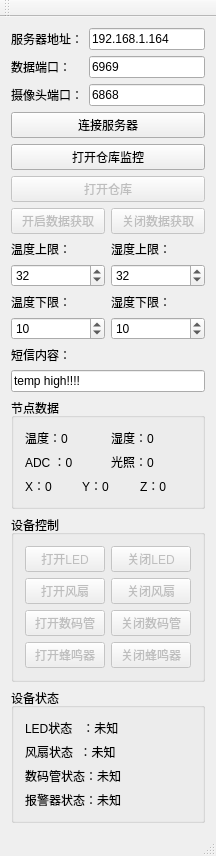
<?xml version="1.0" encoding="UTF-8"?>
<ui version="4.0">
 <class>MainWindow</class>
 <widget class="QMainWindow" name="MainWindow">
  <property name="geometry">
   <rect>
    <x>0</x>
    <y>0</y>
    <width>196</width>
    <height>747</height>
   </rect>
  </property>
  <property name="windowTitle">
   <string>智能仓储管理系统</string>
  </property>
  <widget class="QWidget" name="centralWidget">
   <layout class="QVBoxLayout" name="verticalLayout_5">
    <item>
     <layout class="QVBoxLayout" name="verticalLayout_4">
      <item>
       <layout class="QGridLayout" name="gridLayout">
        <item row="0" column="0">
         <widget class="QLabel" name="ip_label">
          <property name="text">
           <string>服务器地址：</string>
          </property>
         </widget>
        </item>
        <item row="0" column="1">
         <widget class="QLineEdit" name="ip_lineedit">
          <property name="text">
           <string>192.168.1.164</string>
          </property>
         </widget>
        </item>
        <item row="1" column="0">
         <widget class="QLabel" name="dataport_label">
          <property name="enabled">
           <bool>true</bool>
          </property>
          <property name="text">
           <string>数据端口：</string>
          </property>
         </widget>
        </item>
        <item row="1" column="1">
         <widget class="QLineEdit" name="dataport_lineedit">
          <property name="text">
           <string>6969</string>
          </property>
         </widget>
        </item>
        <item row="2" column="0">
         <widget class="QLabel" name="videoport_label">
          <property name="text">
           <string>摄像头端口：</string>
          </property>
         </widget>
        </item>
        <item row="2" column="1">
         <widget class="QLineEdit" name="videoport_lineedit">
          <property name="text">
           <string>6868</string>
          </property>
         </widget>
        </item>
        <item row="3" column="0" colspan="2">
         <widget class="QPushButton" name="connect_pushbutton">
          <property name="text">
           <string>连接服务器</string>
          </property>
         </widget>
        </item>
        <item row="4" column="0" colspan="2">
         <widget class="QPushButton" name="openvid_pushbutton">
          <property name="enabled">
           <bool>true</bool>
          </property>
          <property name="text">
           <string>打开仓库监控</string>
          </property>
         </widget>
        </item>
        <item row="5" column="0" colspan="2">
         <widget class="QPushButton" name="openwrhouse_pushbutton">
          <property name="enabled">
           <bool>false</bool>
          </property>
          <property name="text">
           <string>打开仓库</string>
          </property>
         </widget>
        </item>
       </layout>
      </item>
      <item>
       <layout class="QHBoxLayout" name="horizontalLayout_2">
        <item>
         <widget class="QPushButton" name="opendata_pushbutton">
          <property name="enabled">
           <bool>false</bool>
          </property>
          <property name="text">
           <string>开启数据获取</string>
          </property>
         </widget>
        </item>
        <item>
         <widget class="QPushButton" name="closedata_pushbutton">
          <property name="enabled">
           <bool>false</bool>
          </property>
          <property name="text">
           <string>关闭数据获取</string>
          </property>
         </widget>
        </item>
       </layout>
      </item>
      <item>
       <layout class="QGridLayout" name="gridLayout_4">
        <item row="0" column="0">
         <widget class="QLabel" name="tempmax_label">
          <property name="text">
           <string>温度上限：</string>
          </property>
         </widget>
        </item>
        <item row="0" column="1">
         <widget class="QLabel" name="hummax_label">
          <property name="text">
           <string>湿度上限：</string>
          </property>
         </widget>
        </item>
        <item row="1" column="0">
         <widget class="QSpinBox" name="tempmax_spinbox">
          <property name="value">
           <number>32</number>
          </property>
         </widget>
        </item>
        <item row="1" column="1">
         <widget class="QSpinBox" name="hummax_spinbox">
          <property name="value">
           <number>32</number>
          </property>
         </widget>
        </item>
        <item row="2" column="0">
         <widget class="QLabel" name="tempmin_label">
          <property name="text">
           <string>温度下限：</string>
          </property>
         </widget>
        </item>
        <item row="2" column="1">
         <widget class="QLabel" name="hummin_label">
          <property name="text">
           <string>湿度下限：</string>
          </property>
         </widget>
        </item>
        <item row="3" column="0">
         <widget class="QSpinBox" name="tempmin_spinbox">
          <property name="value">
           <number>10</number>
          </property>
         </widget>
        </item>
        <item row="3" column="1">
         <widget class="QSpinBox" name="hummin_spinbox">
          <property name="value">
           <number>10</number>
          </property>
         </widget>
        </item>
       </layout>
      </item>
      <item>
       <layout class="QVBoxLayout" name="verticalLayout_3">
        <item>
         <widget class="QLabel" name="message_label">
          <property name="text">
           <string>短信内容：</string>
          </property>
         </widget>
        </item>
        <item>
         <widget class="QLineEdit" name="message_lineedit">
          <property name="text">
           <string>temp high!!!!</string>
          </property>
         </widget>
        </item>
       </layout>
      </item>
      <item>
       <widget class="QGroupBox" name="data_groupbox">
        <property name="title">
         <string>节点数据</string>
        </property>
        <layout class="QVBoxLayout" name="verticalLayout">
         <item>
          <layout class="QGridLayout" name="gridLayout_2">
           <item row="1" column="1">
            <widget class="QLabel" name="light_label">
             <property name="text">
              <string>光照：0</string>
             </property>
            </widget>
           </item>
           <item row="0" column="1">
            <widget class="QLabel" name="hum_label">
             <property name="text">
              <string>湿度：0    </string>
             </property>
            </widget>
           </item>
           <item row="0" column="0">
            <widget class="QLabel" name="temp_label">
             <property name="text">
              <string>温度：0</string>
             </property>
            </widget>
           </item>
           <item row="1" column="0">
            <widget class="QLabel" name="adc_label">
             <property name="text">
              <string>ADC ：0</string>
             </property>
            </widget>
           </item>
          </layout>
         </item>
         <item>
          <layout class="QHBoxLayout" name="horizontalLayout">
           <item>
            <widget class="QLabel" name="x_label">
             <property name="text">
              <string>X：0</string>
             </property>
            </widget>
           </item>
           <item>
            <widget class="QLabel" name="y_label">
             <property name="text">
              <string>Y：0</string>
             </property>
            </widget>
           </item>
           <item>
            <widget class="QLabel" name="z_label">
             <property name="text">
              <string>Z：0</string>
             </property>
            </widget>
           </item>
          </layout>
         </item>
        </layout>
       </widget>
      </item>
      <item>
       <widget class="QGroupBox" name="ctrl_groupbox">
        <property name="title">
         <string>设备控制</string>
        </property>
        <layout class="QGridLayout" name="gridLayout_3">
         <item row="0" column="0">
          <widget class="QPushButton" name="onled_pushbutton">
           <property name="enabled">
            <bool>false</bool>
           </property>
           <property name="text">
            <string>打开LED</string>
           </property>
          </widget>
         </item>
         <item row="0" column="1">
          <widget class="QPushButton" name="offled_pushbutton">
           <property name="enabled">
            <bool>false</bool>
           </property>
           <property name="text">
            <string>关闭LED</string>
           </property>
          </widget>
         </item>
         <item row="1" column="0">
          <widget class="QPushButton" name="onfan_pushbutton">
           <property name="enabled">
            <bool>false</bool>
           </property>
           <property name="text">
            <string>打开风扇</string>
           </property>
          </widget>
         </item>
         <item row="1" column="1">
          <widget class="QPushButton" name="offfan_pushbutton">
           <property name="enabled">
            <bool>false</bool>
           </property>
           <property name="text">
            <string>关闭风扇</string>
           </property>
          </widget>
         </item>
         <item row="2" column="0">
          <widget class="QPushButton" name="onsevenled_pushbutton">
           <property name="enabled">
            <bool>false</bool>
           </property>
           <property name="text">
            <string>打开数码管</string>
           </property>
          </widget>
         </item>
         <item row="2" column="1">
          <widget class="QPushButton" name="offsevenled_pushbutton">
           <property name="enabled">
            <bool>false</bool>
           </property>
           <property name="text">
            <string>关闭数码管</string>
           </property>
          </widget>
         </item>
         <item row="3" column="0">
          <widget class="QPushButton" name="onspeaker_pushbutton">
           <property name="enabled">
            <bool>false</bool>
           </property>
           <property name="text">
            <string>打开蜂鸣器</string>
           </property>
          </widget>
         </item>
         <item row="3" column="1">
          <widget class="QPushButton" name="offspeaker_pushbutton">
           <property name="enabled">
            <bool>false</bool>
           </property>
           <property name="text">
            <string>关闭蜂鸣器</string>
           </property>
          </widget>
         </item>
        </layout>
       </widget>
      </item>
      <item>
       <widget class="QGroupBox" name="state_groupbox">
        <property name="title">
         <string>设备状态</string>
        </property>
        <layout class="QVBoxLayout" name="verticalLayout_2">
         <item>
          <widget class="QLabel" name="led1state_label">
           <property name="text">
            <string>LED状态   ：未知</string>
           </property>
          </widget>
         </item>
         <item>
          <widget class="QLabel" name="fanstate_label">
           <property name="text">
            <string>风扇状态  ：未知</string>
           </property>
          </widget>
         </item>
         <item>
          <widget class="QLabel" name="sevenledstate_label">
           <property name="text">
            <string>数码管状态：未知</string>
           </property>
          </widget>
         </item>
         <item>
          <widget class="QLabel" name="speakerstate_label">
           <property name="text">
            <string>报警器状态：未知</string>
           </property>
          </widget>
         </item>
        </layout>
       </widget>
      </item>
     </layout>
    </item>
   </layout>
  </widget>
  <widget class="QMenuBar" name="menuBar">
   <property name="geometry">
    <rect>
     <x>0</x>
     <y>0</y>
     <width>196</width>
     <height>23</height>
    </rect>
   </property>
  </widget>
  <widget class="QToolBar" name="mainToolBar">
   <attribute name="toolBarArea">
    <enum>TopToolBarArea</enum>
   </attribute>
   <attribute name="toolBarBreak">
    <bool>false</bool>
   </attribute>
  </widget>
  <widget class="QStatusBar" name="statusBar"/>
 </widget>
 <layoutdefault spacing="6" margin="11"/>
 <resources/>
 <connections/>
</ui>
